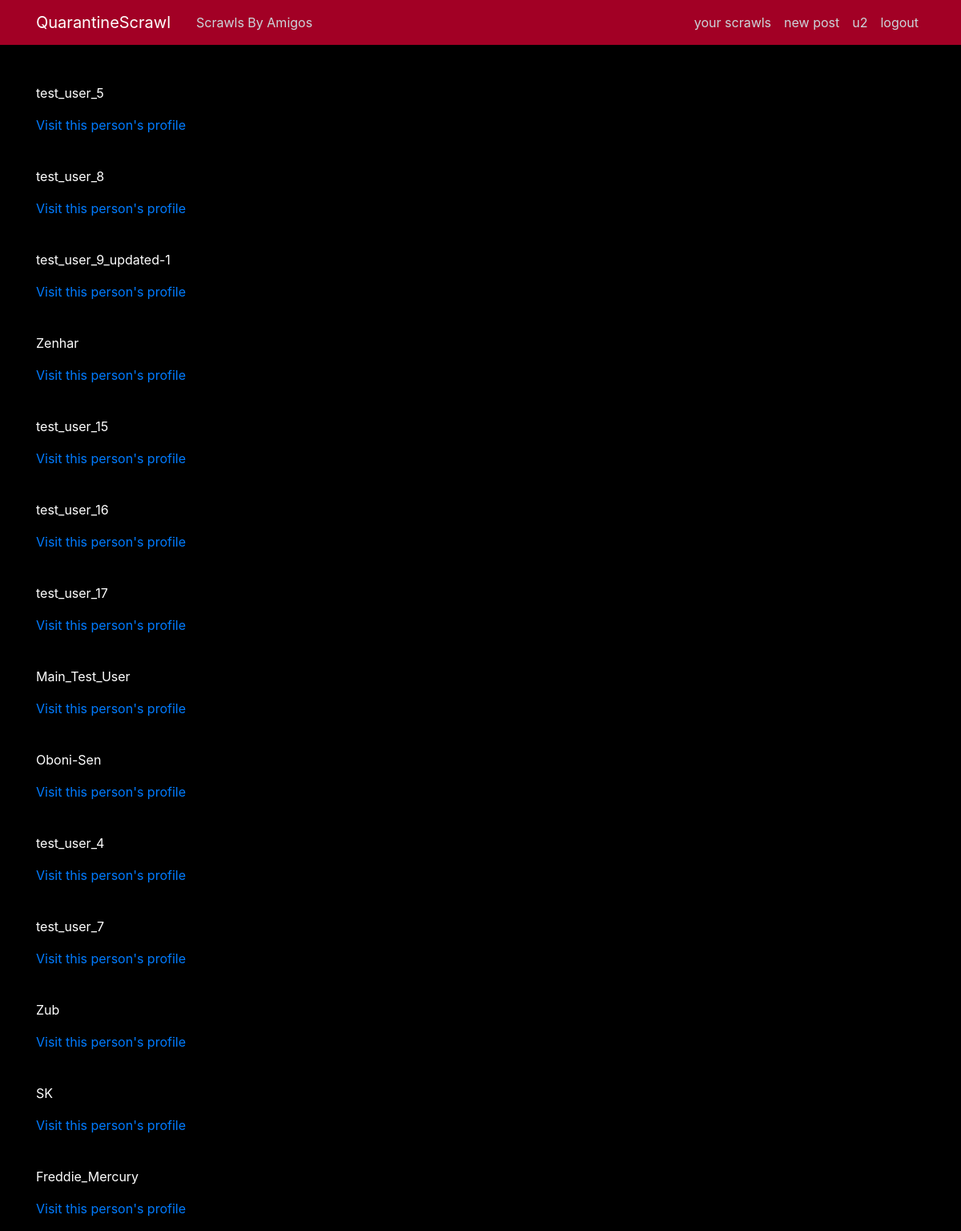
Page /test (signed in) on the committed database.
### users/models.py (models this page shows, shortened)
class Profile(models.Model):
    user = models.OneToOneField(User, on_delete=models.CASCADE)
    image = models.ImageField(default="poseidon.jpg", upload_to="profile_pics")
    follow = models.ManyToManyField(User, related_name="followers", blank=True)
    follower = models.ManyToManyField(User, related_name="follows", blank=True)

### blog/views.py (the view)
# urls.py: path("test", Test.as_view(), name="test"),
class Test(ListView):
    model = Profile
    template_name = "blog/test1.html"
    context_object_name = "profiles"
    def queryset(self, **kwargs):
        return Profile.objects.all().exclude(user=self.request.user)

### blog/templates/blog/test1.html (shortened to what this page needs)
{% extends "blog/base.html" %}
{% block content %}
{% for profile in profiles %}
<br>
<p style="color: white;">{{profile.user}}</p>
<p><a href="{% url 'test-details' profile.id %}">Visit this person's profile</a></p>
{% endfor %}
{% endblock content %}

### blog/templates/blog/base.html (shortened to what this page needs)
{% load static %}
<!DOCTYPE html>
<html>
<head>
    <link rel="stylesheet" href="https://maxcdn.bootstrapcdn.com/bootstrap/4.0.0/css/bootstrap.min.css">
    <link rel="stylesheet" type="text/css" href="{% static 'blog/blog-css/main.css' %}">
    <link rel="stylesheet" type="text/css" href="{% static 'users/profile.css' %}">
</head>
<body>
    <header class="site-header">
      <nav class="navbar navbar-expand-md navbar-dark navbar-bg-steel fixed-top">
        <div class="container">
          <a class="navbar-brand mr-4" href="{% url 'home' %}">QuarantineScrawl</a>
          <div class="collapse navbar-collapse" id="navbarToggle">
            <div class="navbar-nav mr-auto">
              <a class="nav-item nav-link" href="{% url 'amigos-home' %}">Scrawls By Amigos</a>
            </div>
            <div class="navbar-nav">
              {% if user.is_authenticated %}
              <a class="nav-item nav-link" href="{% url 'user-posts' user.username  %}"> your scrawls</a>
              <a class="nav-item nav-link" href="{% url 'post-create' %}"> new post</a>
              <a class="nav-item nav-link" href="{% url 'profile' %}">{{user.username}}</a>
              <a class="nav-item nav-link" href="{% url 'logout' %}">logout</a>
              {% else %}
              <a class="nav-item nav-link" href="{% url 'login' %}">Login</a>
              <a class="nav-item nav-link" href="{% url 'register' %}">Register</a>
              {% endif %}
            </div>
          </div>
        </div>
      </nav>
    </header>
    <main role="main" class="container">
          {% block content %}{% endblock %}
    </main>
</body>
</html>

### blog/static/blog/blog-css/main.css (style rules this page uses)
body { background-color: black; margin-top: 5rem; }
.navbar-bg-steel { background-color: #a20025; }
.site-header .navbar-nav .nav-link { color: #cbd5db; font-weight: 400; }

### users/static/users/users-css/profile.css (style rules this page uses)
* { margin: 0px; padding: 0px; box-sizing: border-box; }

### rows in the picture
Profile: user "test_user_5"
Profile: user "test_user_8"
Profile: user "test_user_9_updated-1"
Profile: user "Zenhar"
Profile: user "test_user_15"
Profile: user "test_user_16"
Profile: user "test_user_17"
Profile: user "Main_Test_User"
Profile: user "Oboni-Sen"
Profile: user "test_user_4"
Profile: user "test_user_7"
Profile: user "Zub"
Profile: user "SK"
Profile: user "Freddie_Mercury"

### other values in the picture
{{ user.username }} "u2"
